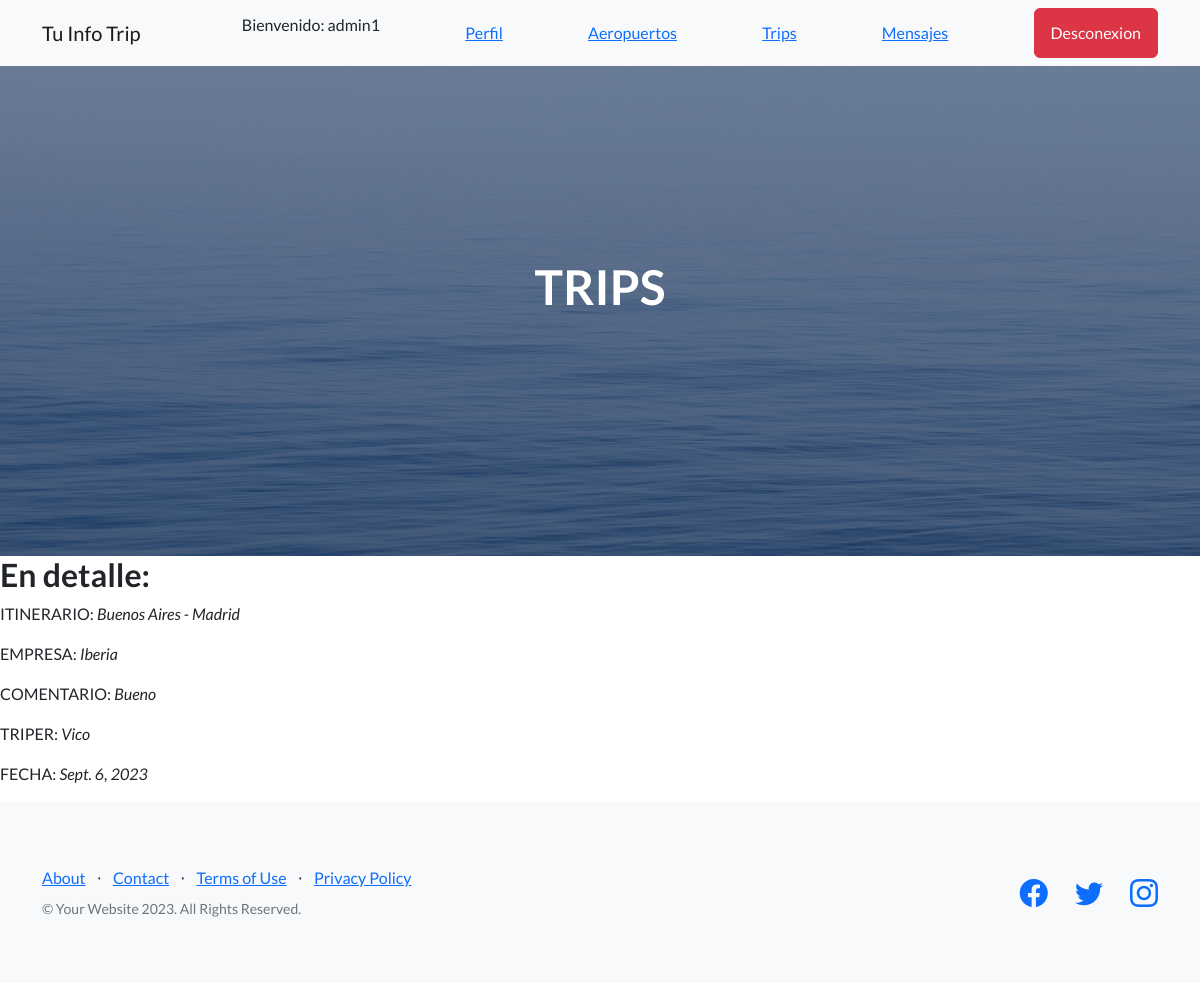
/AppBlog/trip/1 (signed in), run on an earlier commit of the app's database.
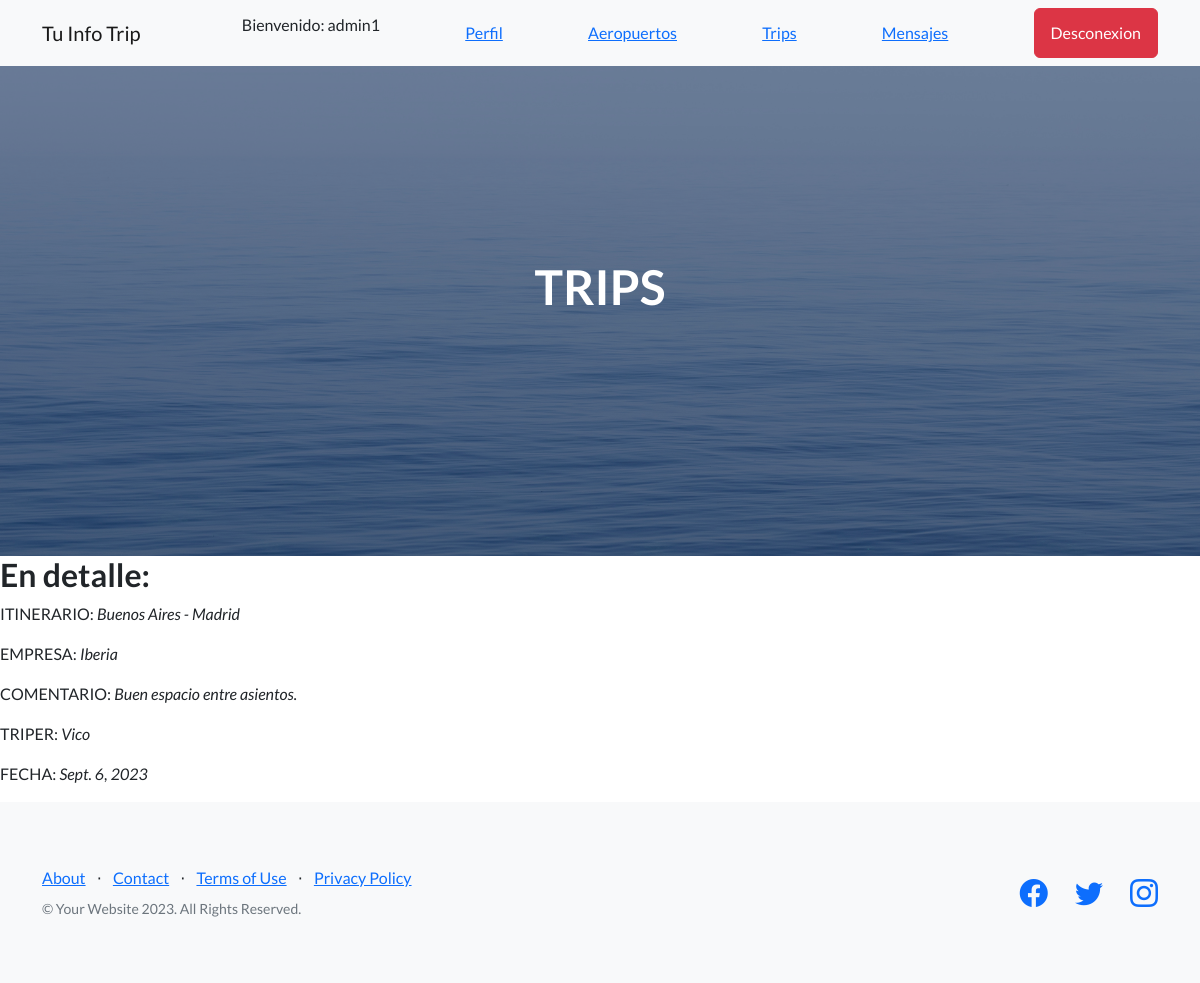
And on a later commit of the database.
### AppBlog/models.py (models this page shows, shortened)
class Trip(models.Model):
    itinerario=models.CharField(max_length=50)
    empresa=models.CharField(max_length=50)
    comentario=models.CharField(max_length=500)
    triper=models.CharField(max_length=50, null=True)
    fecha=models.DateField(default=date.today)

### AppBlog/views.py (the view)
# urls.py: path('trip/<pk>', TripDetalle.as_view(), name="trip_detalle"),
class TripDetalle(LoginRequiredMixin, DetailView):
    model= Trip
    template_name= "AppBlog/trip_detalle.html"

### AppBlog/templates/AppBlog/trip_detalle.html
{% extends "AppBlog/padre.html" %}
{% load static %}
{% block titulo %} TRIPS {% endblock %}
{% block contenido_que_cambia %}
<h2>En detalle:</h2>
<p>ITINERARIO: <i>{{trip.itinerario}}</i></p>
<p>EMPRESA: <i>{{trip.empresa}}</i></p>
<p>COMENTARIO: <i>{{trip.comentario}}</i></p>
<p>TRIPER: <i>{{trip.triper}}</i></p>
<p>FECHA: <i>{{trip.fecha}}</i></p>
{% endblock %}

What changed in the data, as far as the page shows it:
changed Trip "Buenos Aires - Madrid": comentario "Bueno" → "Buen espacio entre asientos."
